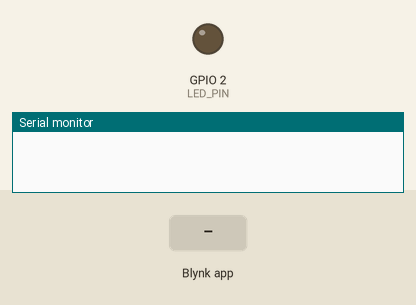
This sketch was run on a simulated ESP32-S3. Parts: output pins drawn as LEDs (lit = HIGH), the last lines printed to the serial monitor. The test bench sets the inputs (shaded band).

Above: at 3.1 s.
3.2 s: Blynk app writes 1 to V0
At 4.1 s:
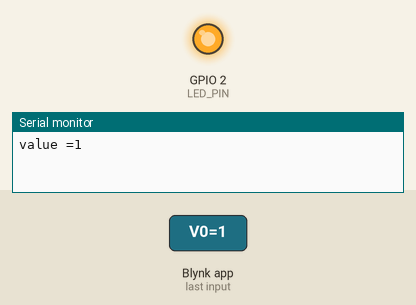
4.7 s: Blynk app writes 0 to V0
At 5.4 s:
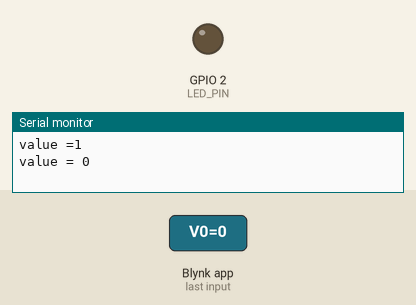
Timing chart, 0 to 7.7 s (numbered marks = the images above; inputs shaded):
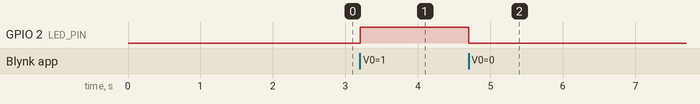

The sketch:

Edgent_Blynk_ESP32_LED.ino
```cpp
#define BLYNK_TEMPLATE_ID             "TMPL64giZ7c0R"
#define BLYNK_TEMPLATE_NAME           "LED ESP32"
#define BLYNK_FIRMWARE_VERSION        "0.1.0"
#define BLYNK_PRINT Serial
#define APP_DEBUG
#include "BlynkEdgent.h"
#define LED_PIN 2  // LED pin on ESP32

BLYNK_WRITE(V0)
{
  int value = param.asInt();

  if (value == 1) {
    digitalWrite(LED_PIN, HIGH);
    Serial.print("value =");
    Serial.println(value);
  } else {
    digitalWrite(LED_PIN, LOW);
    Serial.print("value = ");
    Serial.println(value);
  }
}
void setup()
{
  pinMode(LED_PIN, OUTPUT);
  Serial.begin(115200);
  delay(100);

  BlynkEdgent.begin();
}

void loop() {
  BlynkEdgent.run();
  delay(10);
}
```

Measured:
- after the input at 3.2 s, GPIO 2 (LED_PIN): LOW → HIGH at once
- after the input at 4.7 s, GPIO 2 (LED_PIN): HIGH → LOW at once
